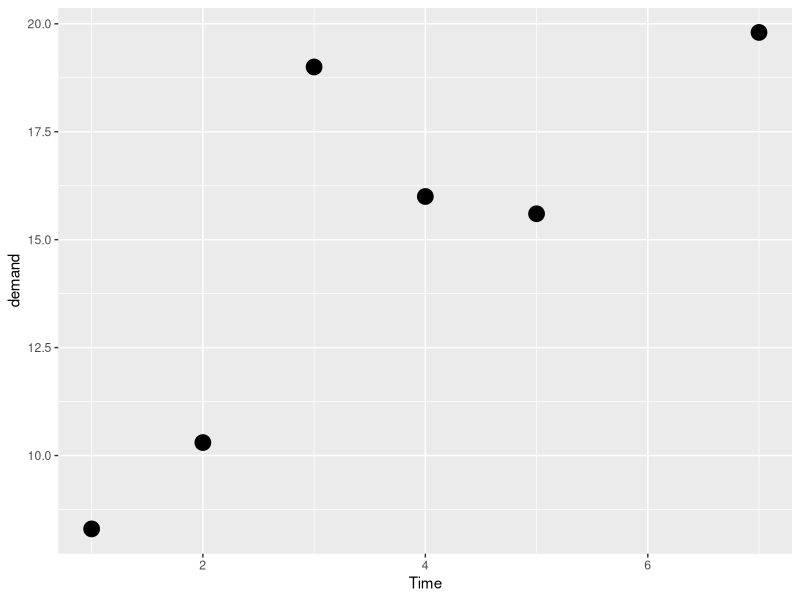
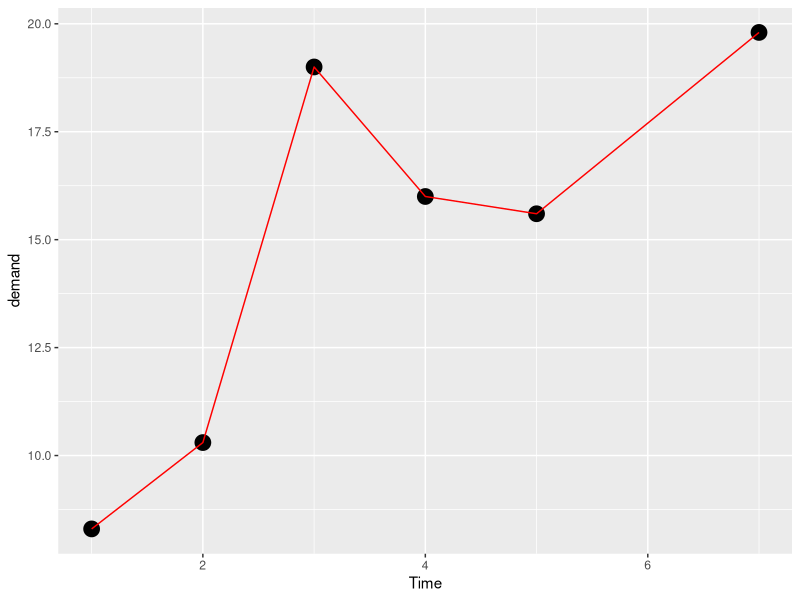
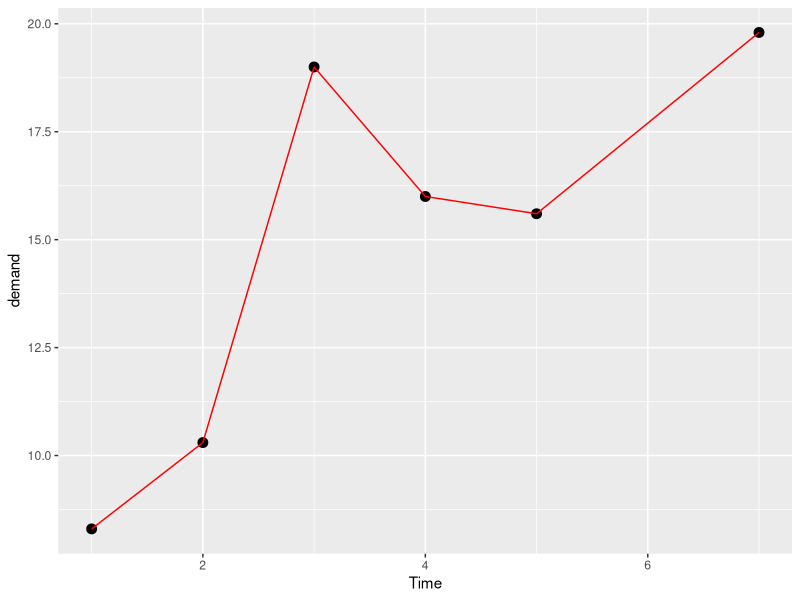
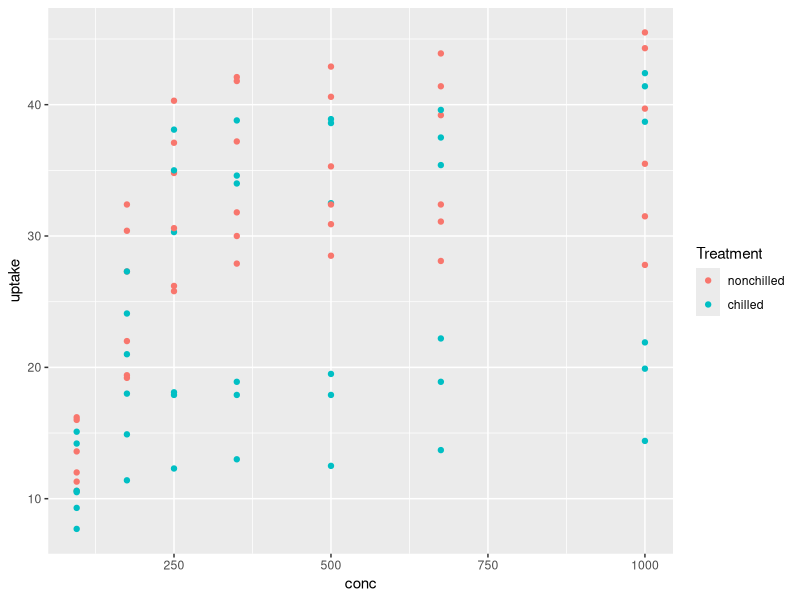
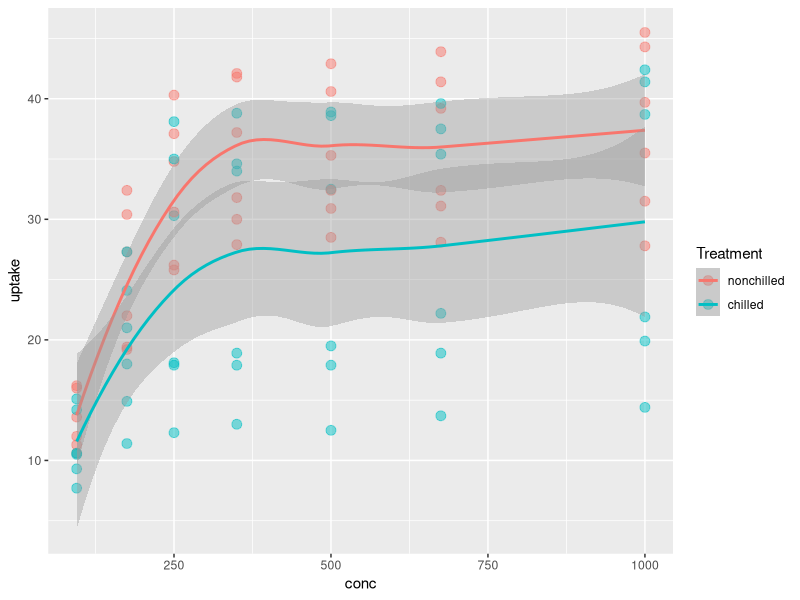
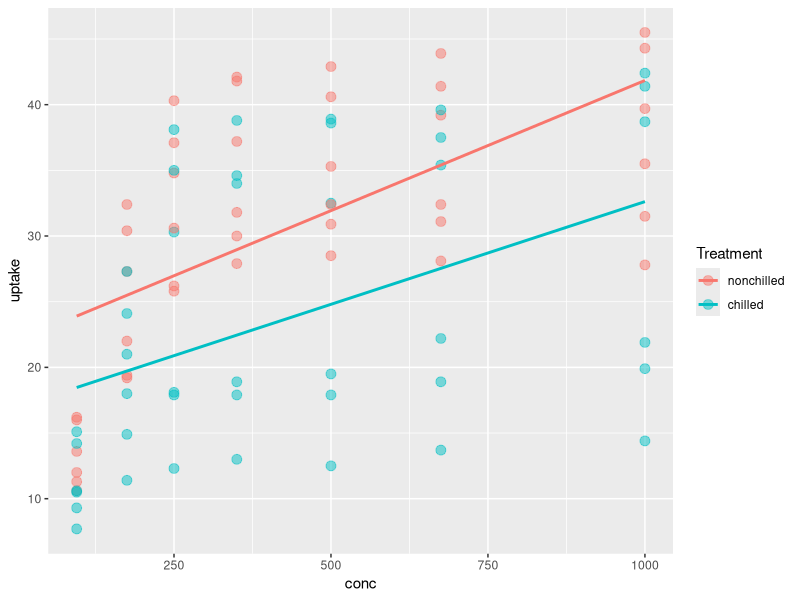
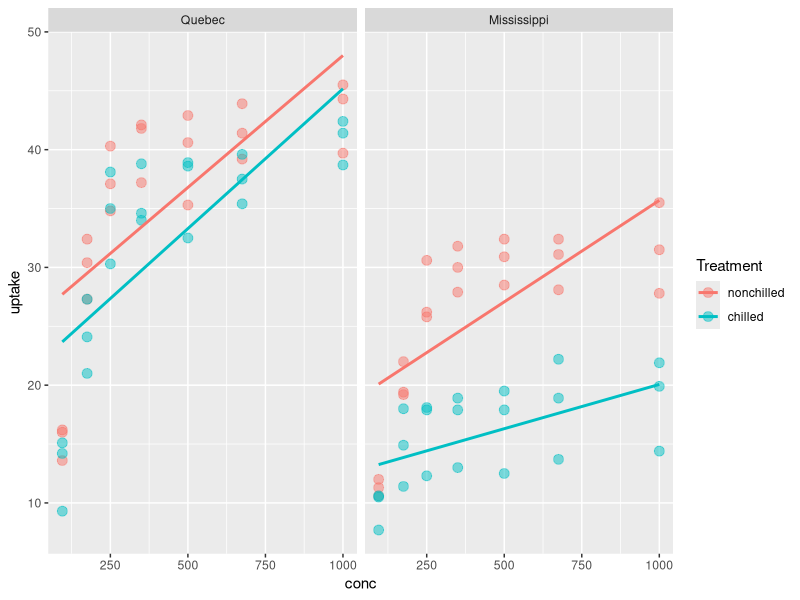
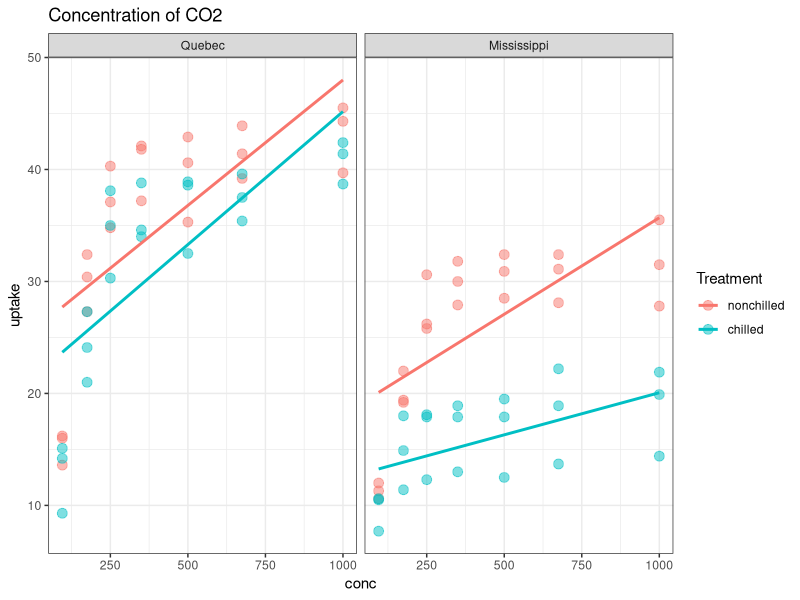

These figures' R source, in order:
## ---- chunk 1
knitr::opts_chunk$set(echo = TRUE)
## ---- chunk 2
library(tidyverse)
## ---- chunk 3
head(BOD)
## ---- chunk 4
ggplot(data = BOD,
       mapping = aes(x = Time,
                     y = demand))+
  geom_point(size = 5)

ggplot(data = BOD,
       mapping = aes(x = Time,
                     y = demand))+
  geom_point(size = 5) +
  geom_line(color = "red")

ggplot(BOD, aes(Time, demand))+
  geom_point(size = 3)+
  geom_line(colour = "Red")
## ---- chunk 5
head(CO2)
glimpse(CO2)
## ---- chunk 6
CO2 %>%
  # x = and y = can be deleted
  ggplot(aes(x = conc, y =  uptake,
             color = Treatment))+
  geom_point()

CO2 %>%
  ggplot(aes(x = conc, y =  uptake,
             color = Treatment))+
  geom_point(size = 3, alpha = 0.5)+
  geom_smooth()

CO2 %>%
  ggplot(aes(x = conc, y =  uptake,
             color = Treatment))+
  geom_point(size = 3, alpha = 0.5)+
  geom_smooth(method = lm, se = F)

CO2 %>%
  ggplot(aes(x = conc, y =  uptake,
             color = Treatment))+
  geom_point(size = 3, alpha = 0.5)+
  geom_smooth(method = lm, se = F)+
  facet_wrap(~Type)

CO2 %>%
  ggplot(aes(x = conc, y =  uptake,
             color = Treatment))+
  geom_point(size = 3, alpha = 0.5)+
  geom_smooth(method = lm, se = F)+
  facet_wrap(~Type)+
  labs(title = "Concentration of CO2")+
  theme_bw()
## ---- chunk 7
CO2 %>% 
  ggplot(aes(Treatment, uptake))+
  geom_boxplot()

CO2 %>% 
  ggplot(aes(Treatment, uptake))+
  geom_boxplot()+
  geom_point()

# Add mapping just for the point
# mapping can be done in original ggplot or
# in geometry with different reult
CO2 %>% 
  ggplot(aes(Treatment, uptake))+
  geom_boxplot()+
  geom_point(aes(size = conc,
                 colour = Plant))

CO2 %>% 
  ggplot(aes(Treatment, uptake))+
  geom_boxplot()+
  geom_point(alpha = 0.5
             ,aes(size = conc,
                 colour = Plant))

CO2 %>% 
  ggplot(aes(Treatment, uptake))+
  geom_boxplot()+
  geom_point(alpha = 0.5
             ,aes(size = conc,
                 colour = Plant))+
  coord_flip()

CO2 %>% 
  ggplot(aes(Treatment, uptake))+
  geom_boxplot()+
  geom_point(alpha = 0.5
             ,aes(size = conc,
                 colour = Plant))+
  coord_flip()+
  facet_wrap(~Type)+
  labs(title = "Title of the graph")+
  theme_bw()
## ---- chunk 8
head(mpg)
glimpse(mpg)
## ---- chunk 9
mpg %>% 
  ggplot(aes(displ, cty))+
  geom_point()

mpg %>% 
  ggplot(aes(displ, cty))+
  geom_point(aes(colour = drv,
                 size = trans),
             alpha = 0.5)

mpg %>% 
  ggplot(aes(displ, cty))+
  geom_point(aes(colour = drv,
                 size = trans),
             alpha = 0.5)+
  geom_smooth()

mpg %>% 
  ggplot(aes(displ, cty))+
  geom_point(aes(colour = drv,
                 size = trans),
             alpha = 0.5)+
  geom_smooth(method = lm)+
  facet_wrap(~year, nrow = 1)

mpg %>% 
  filter(cty < 25) %>% 
  ggplot(aes(displ, cty))+
  geom_point(aes(colour = drv,
                 size = trans),
             alpha = 0.5)+
  geom_smooth(method = lm)+
  facet_wrap(~year, nrow = 1)+
  labs(x = "Engine Size",
       y = "MPG in the city",
       title = "Fuel Efficiency")+
  theme_bw()

## ---- chunk 10
mpg %>% 
  filter(hwy < 25) %>% 
  ggplot(aes(x = displ,
             y = hwy,
             colour = drv))+
  geom_point()+
  geom_smooth(method = lm,
              se = F)+
  facet_wrap(~year, nrow = 1)+
  labs(x = "Engine Size",
       y = "MPG on the Highway",
       title = "Fuel Efficiency")+
  theme_minimal()

mpg %>% 
  filter(hwy < 25) %>% 
  ggplot(aes(x = displ,
             y = hwy))+
  geom_point(aes(colour = drv))+
  geom_smooth(method = lm,
              se = F)+
  facet_wrap(~year, nrow = 1)+
  labs(x = "Engine Size",
       y = "MPG on the Highway",
       title = "Fuel Efficiency")+
  theme_minimal()

mpg %>% 
  filter(hwy < 25) %>% 
  ggplot(aes(x = displ,
             y = hwy))+
  geom_point(aes(colour = drv))+
  geom_smooth()+
  facet_wrap(~year, nrow = 1)+
  labs(x = "Engine Size",
       y = "MPG on the Highway",
       title = "Fuel Efficiency")+
  theme_minimal()
  
## ---- chunk 11
# for multiple numeric variable scater plot is used
msleep %>% 
  ggplot(mapping = aes(x = bodywt, y = brainwt))+
  geom_point(aes(colour = sleep_total,
                 size = awake))+
  geom_smooth(method = lm, se = F)+
  labs(x = "Body Weight",
       y = "Brain Weight",
       title = "Brain and Body Weight")+
  theme_minimal()

msleep %>% 
  filter(bodywt < 2) %>% 
  ggplot(mapping = aes(x = bodywt, y = brainwt))+
  geom_point(aes(colour = sleep_total,
                 size = awake))+
  geom_smooth(method = lm, se = F)+
  labs(x = "Body Weight",
       y = "Brain Weight",
       title = "Brain and Body Weight")+
  theme_minimal()

  
## ---- chunk 12
head(msleep)
glimpse(msleep)
## ---- chunk 13

# for categorical variable bar chart
msleep %>% 
  drop_na(vore) %>% 
  ggplot(aes(x = vore))+
  geom_bar(fill = "#97B3C6")+
  theme_bw()+
  labs(x = "Vore",
       y = NULL,
       title = "Number of obseravtion per order")

msleep %>% 
  drop_na(vore) %>% 
  ggplot(aes(x = vore))+
  geom_bar(fill = "#97B3C6")+
  coord_flip()+
  theme_bw()+
  labs(x = "Vore",
       y = NULL,
       title = "Number of obseravtion per order")

msleep %>% 
  drop_na(vore) %>% 
  ggplot(aes(x = fct_infreq(vore)))+
  geom_bar(fill = "#97B3C6")+
  theme_bw()+
  labs(x = "Vore",
       y = NULL,
       title = "Number of obseravtion per order")

msleep %>% 
  drop_na(vore) %>% 
  ggplot(aes(x = fct_infreq(vore)))+
  geom_bar(fill = "#97B3C6")+
  coord_flip()+
  theme_bw()+
  labs(x = "Vore",
       y = NULL,
       title = "Number of obseravtion per order")
## ---- chunk 14
# for numerical variable histogram
msleep %>% 
  ggplot(aes(x = awake))+
  geom_histogram()+
  theme_bw()+
  labs(x = "Tota; Sleep",
       y = NULL,
       title = "Histogram of total sleep")


msleep %>% 
  ggplot(aes(x = awake))+
  geom_histogram(binwidth = 2, fill = "#97B3C6")+
  theme_bw()+
  labs(x = "Tota; Sleep",
       y = NULL,
       title = "Histogram of total sleep")

## ---- chunk 15
sessionInfo()
